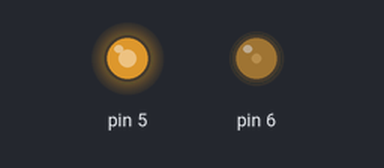
Bench run of a sketch on a simulated Arduino Uno, built with avr-gcc and run on an emulated ATmega328P. On the bench: output pins drawn as LEDs (lit = HIGH). At 0.0 s the program stops and its outputs stay as they are.

Above: at 0.1 s.
Timing chart, 0 to 1.5 s (numbered marks = the images above):
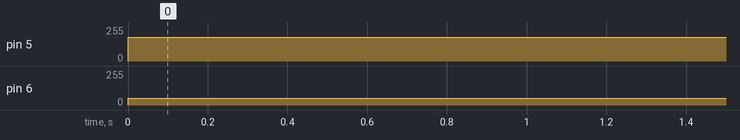

Measured:
- by itself, pin 5: 0/255 → 179/255 at 0.00 s
- by itself, pin 6: 0/255 → 51/255 at 0.00 s

The sketch:

LAB8Checkpoint1.ino
```cpp
#include <avr/io.h>  // รวมไลบรารี AVR IO สำหรับการนิยามรีจิสเตอร์

int main(void)
{
    // ตั้งค่า PD6 (OC0A) และ PD5 (OC0B) เป็นขาออก
    DDRD |= (1 << DDD6) | (1 << DDD5);  // ตั้งค่า PD6 และ PD5 เป็นขาออกโดยการตั้งบิต 6 และ 5 ในรีจิสเตอร์ DDRD

    // กำหนดค่า Timer 0 ให้เป็นโหมด Fast PWM (WGM02:0 = 011)
    TCCR0A = (1 << WGM01) | (1 << WGM00);  // ตั้งบิต WGM01 และ WGM00 ใน TCCR0A เพื่อเปิดใช้งานโหมด Fast PWM
    TCCR0B = (0 << WGM02);  // ตรวจสอบให้แน่ใจว่าบิต WGM02 ใน TCCR0B ถูกล้าง (เป็น 0 โดยค่าเริ่มต้น)

    // ตั้งค่าโหมดไม่ผกผันสำหรับ OC0A และ OC0B
    TCCR0A |= (1 << COM0A1) | (0 << COM0A0);  // ตั้งบิต COM0A1 และล้างบิต COM0A0 สำหรับโหมดไม่ผกผันของ OC0A
    TCCR0A |= (1 << COM0B1) | (0 << COM0B0);  // ตั้งบิต COM0B1 และล้างบิต COM0B0 สำหรับโหมดไม่ผกผันของ OC0B

    // ตั้งค่าตัวแบ่งความถี่เป็น 1 (CS00:02 = 001)
    TCCR0B = (1 << CS00);  // ตั้งบิต CS00 ใน TCCR0B เพื่อใช้การไม่แบ่งความถี่ (prescaler = 1)

    // ตั้งค่าตัวนับเริ่มต้น
    TCNT0 = 0;  // กำหนดค่าเริ่มต้นให้ Timer/Counter0 เป็น 0

    // ตั้งค่ารีจิสเตอร์เปรียบเทียบเอาท์พุตสำหรับรอบการทำงานที่ต้องการ
    OCR0A = 51;   // ตั้งค่ารีจิสเตอร์เปรียบเทียบเอาท์พุต A เป็น 51 สำหรับรอบการทำงาน 20% (51/255 ≈ 0.2)
    OCR0B = 179;  // ตั้งค่ารีจิสเตอร์เปรียบเทียบเอาท์พุต B เป็น 179 สำหรับรอบการทำงาน 70% (179/255 ≈ 0.7)

    // ลูปที่ไม่มีที่สิ้นสุด
    while (1)  // ลูปที่ไม่มีที่สิ้นสุดเพื่อให้โปรแกรมทำงานต่อไป
    {
        // ไม่มีอะไรต้องทำที่นี่, สัญญาณ PWM ถูกสร้างอัตโนมัติ
    }

    return 0;  // คำสั่ง return แต่ไม่เคยถูกเรียกใช้งานในลูปที่ไม่มีที่สิ้นสุดนี้
}
```
